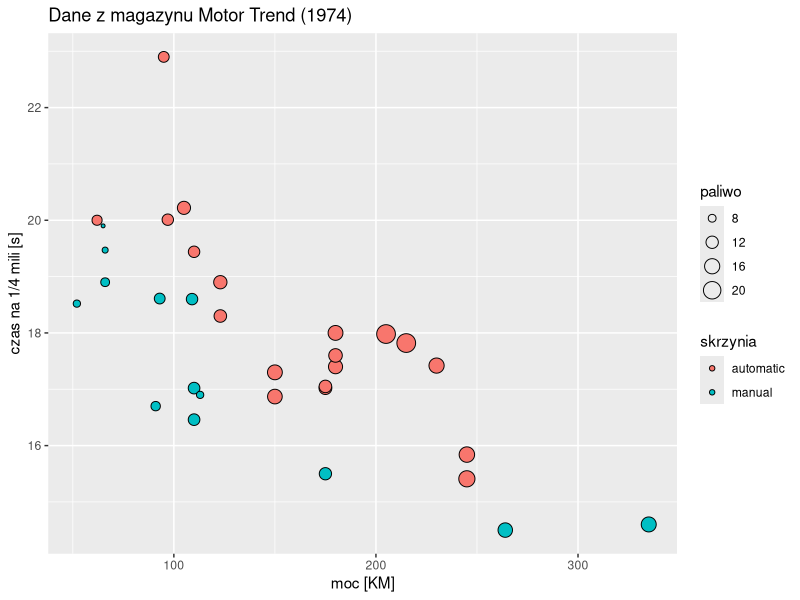

Write R code to recreate this figure.
### Laboratorium nr 5 - Zadanie 3
# Autor: Szymon Baczyński
# Data:  21.11.2022

rm (list = ls())

library(ggplot2)

# 1) Wczytaj do pamięci zbiór danych mtcars z biblioteki datasets

# ?datasets::mtcars -> Format
# [, 1]	mpg	= Miles/(US) gallon       <--- rozmiar
# [, 2]	cyl	= Number of cylinders
# [, 3]	disp	= Displacement (cu.in.)
# [, 4]	hp	= Gross horsepower        <--- x
# [, 5]	drat	= Rear axle ratio
# [, 6]	wt	= Weight (1000 lbs)
# [, 7]	qsec	= 1/4 mile time         <--- y
# [, 8]	vs	= Engine (0 = V-shaped, 1 = straight)
# [, 9]	am	= Transmission (0 = automatic, 1 = manual)   <--- kolor
# [,10]	gear	= Number of forward gears
# [,11]	carb	= Number of carburetors

dane_cars <- datasets::mtcars


# 3) Rozmiar punktów jest propocjonalny do zużycia paliwa wyrażonego w litrach na 100 km 
#     (należy przeliczyć z mil na galon)

dane_cars["paliwo"] <- 235.214583 / dane_cars["mpg"]


# 4) Kolorem oznaczony jest rodzaj skrzyni biegów. Przydatnym może być utworzenie 
#     dodatkowej kolumny typu factor lub character (zmienna am jest typu numeric)

dane_cars["skrzynia"] <- with(dane_cars, ifelse(am == 0, "automatic", "manual"))


# 2) Wykonaj wykres punktowy zależności czasu na 1/4 mili od mocy silnika

g <- ggplot(dane_cars)
g + geom_point(aes(x = hp, y = qsec, fill=skrzynia, size=paliwo), shape=21) + 
  ggtitle("Dane z magazynu Motor Trend (1974)") +
  xlab("moc [KM]") +
  ylab("czas na 1/4 mili [s]")


# 5) Zapisz obrazek do pliku w formacie pdf.

ggsave ("Lab-5_Zad-3_SB.pdf", device = "pdf", width = 15, height = 10, units = "cm")
